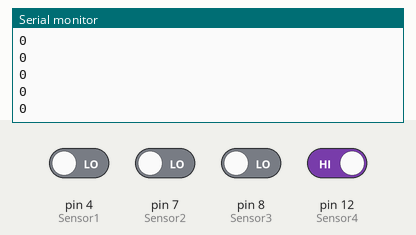
A sketch run on a simulated Arduino Uno, built with avr-gcc and run on an emulated ATmega328P. On the bench: the last lines printed to the serial monitor. The inputs (shaded band) are chosen by the test bench; at power-on: pin 12 (Sensor4) HIGH, pin 4 (Sensor1), pin 7 (Sensor2), pin 8 (Sensor3) LOW.

Above: at 1.2 s.
1.3 s: pin 4 (Sensor1) driven HIGH
At 2.3 s:
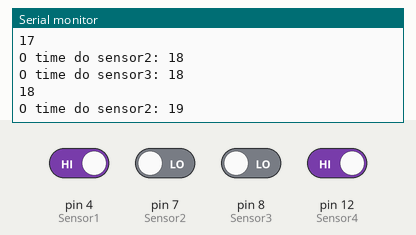
2.8 s: pin 8 (Sensor3) driven HIGH
5.8 s: pin 8 (Sensor3) driven LOW
8.8 s: pin 7 (Sensor2) driven HIGH
10.3 s: pin 12 (Sensor4) driven LOW
11.8 s: pin 12 (Sensor4) driven HIGH
At 12.4 s:
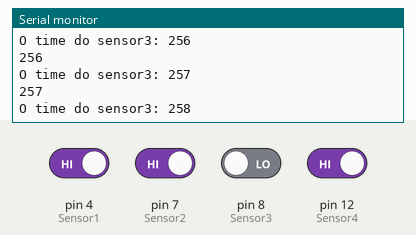
Timing chart, 0 to 14.8 s (numbered marks = the images above; inputs shaded):
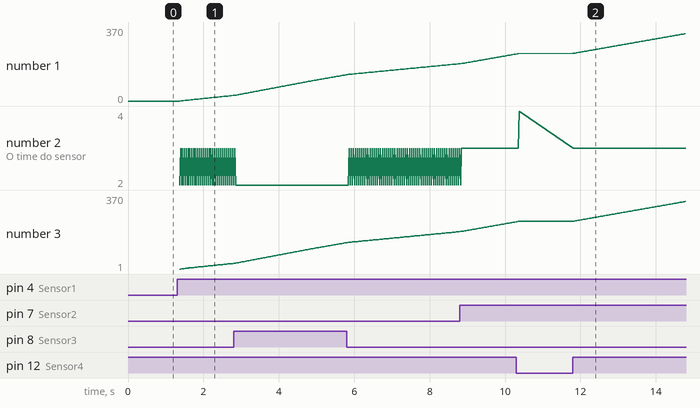

The sketch:

sketch_mar07a.ino
```cpp
#include <stdio.h>
#include <stdlib.h>

int Sensor1 = 4;
int Sensor2 = 7;
int Sensor3 = 8;
int Sensor4 = 12;
unsigned long timeSensor3;
unsigned long timeSensor2;
unsigned long timeSensor4;
unsigned long Time;

int relogio() {
  int milisegundos = 0;

  delay(1);
  milisegundos++;

  return milisegundos;
}

void setup() {
  // put your setup code here, to run once:
  pinMode (Sensor1, INPUT);
  pinMode (Sensor2, INPUT);
  pinMode (Sensor3, INPUT);
  pinMode (Sensor4, INPUT);
  Serial.begin(9600);
}

void loop() {
    while (digitalRead(Sensor4) == HIGH){ // COndiçao para a contagem dos sensores, o ultimo sensor nao recebe sinal.
      if (digitalRead(Sensor1) == LOW){ // Quando o sensor1 nao ler, iniciara a contagem
        Serial.println(Time);
      }
       else{
        Serial.println (Time);
        Time += relogio();
        if (digitalRead(Sensor2) == LOW){ // Gravaçao do primeiro tempo (sensor2)
          timeSensor2 = Time;
          Serial.println ("O time do sensor2: " + String (timeSensor2));
        }
        if (digitalRead(Sensor3) == LOW){ // Gravaçao do segundo tempo (Sensor3)
          timeSensor3 = Time;
          Serial.println ("O time do sensor3: " + String ( timeSensor3));
        }
        if (digitalRead(Sensor4) == LOW){ //Gravaçao do terceiro tempo (Sensor4) e fim da condiçao
          timeSensor4 = Time;
          Serial.println ("O time do sensor4: " + String (timeSensor4));
        }
       }
    }
}
```

Measured:
- after the input at 1.3 s, the serial monitor: prints a new line after 0.07 s (image 1)
- plotted number 1: 0 → 28 after the input at 1.3 s
